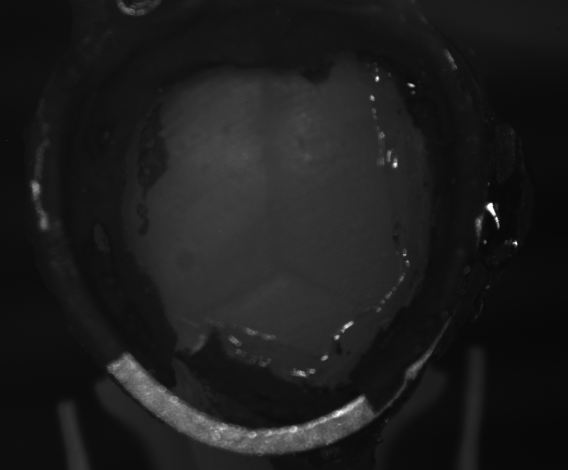
#> input picture tests/zapit/data/still_skull_B2.png, 1136 x 940 px (shown at 1/2 size); its folder holds only this picture in this run
$ python -i sample.py   (imports and definitions only)
#> lines starting #> are read from the running program, lines starting #| are printed output that depends on the picture; after the words box and inside, x2 and y2 are one past the last pixel; in counts of white or black regions, pixels touching at a corner belong together
#> further down, picture is the input picture: shape (940, 1136, 3); min 7, max 255, mean 28.6
"""The sample: bregma and a second midline point from two clicks, or registration of the mouse's last reference still.

The two points are atlas coordinates [ML, AP] in mm: bregma [0, 0] and the caller's second point [0, ap] on the midline
(MATLAB Zapit's refAP point, pointer.m refPointsStereotaxic = [0 0; 0 refAP], +AP anterior; the rig app gives it,
3 mm posterior). They set the
conversion from atlas units to the still (position, rotation and scale), so the second point's distance is in atlas mm,
scaled to each mouse by where it is clicked, not a skull landmark's (lambda is a Paxinos skull landmark the Allen atlas
does not define).

Registration scales the reference to the new image's micronsPerPixel, masks the skull and head-plate, matches ORB
features, finds the consistent ones with a RANSAC similarity and refits them as rigid (rotation and shift: the scale
is known from micronsPerPixel, and a free one put a point 100 um off on a real pair of stills). The similarity's
scale is kept only as the not-the-same-head check. It passes on enough inliers, a small turn and the masked
correlation of the equalised stills after the move; the limits, and the other tunables, are the constants below.
"""
from __future__ import annotations

from dataclasses import dataclass
from typing import cast

import numpy as np

from open_rigs.zapit.scanner import ScannerSettings

MIN_INLIERS = 30          # a registration needs at least this many RANSAC inliers ...
# ... and the equalised stills, the reference moved onto the new one, must correlate at least this inside both masks.
# A real pair 0.91, wrong pairs 0.18-0.23; an inlier residual separated nothing (always under RANSAC's).
MIN_CORRELATION = 0.6
MAX_ROTATION_DEG = 20.0   # a head-fixed mouse turns a few degrees between sessions; the skull turned 180 deg passed
MIN_OVERLAP_PX = 1000     # fewer masked pixels in common than this is no overlap to correlate
CORRELATION_BLUR_PX = 2.0
RANSAC_THRESHOLD_UM = 60.0
SCALE_TOLERANCE = 0.1     # a similarity scaling the head by more than this fraction is not the same head
ORB_FEATURES = 2000
# Dim stills: ORB runs on the contrast-equalised (CLAHE) still with a low corner threshold. OpenCV's defaults found
# 20 corners on B2's skull (mean grey 28 of 255), which never registered, even to itself (audit 24 Nov 2026).
ORB_FAST_THRESHOLD = 5
CLAHE_CLIP = 3.0
MASK_ERODE_FRACTION = 0.03   # the mask is pulled in from the skull's edge by this fraction of the image width
SATURATED = 250           # glare at or above this grey level (8 bit) is masked out


@dataclass
class Sample:
    """The two reference points in stereotaxic mm and as seen in the image (sample mm, as ``ScannerMapping`` gives
    them), with the pixels they were clicked at, so a later registration can carry them across."""
    ref_stereotaxic: np.ndarray          # (2, 2) [ML, AP]: bregma, the second point
    ref_sample_mm: np.ndarray            # (2, 2)
    ref_px: np.ndarray                   # (2, 2) [col, row] in the image
    microns_per_pixel: float
    image_size: tuple[int, int]
    method: str = "clicks"               # "clicks" or "registered"

    # [23 lines left out: functions to_dict, from_dict, sample_from_clicks, not called in this run]


# ------------------------------------------------------------------------------------------ registration
@dataclass
class Registration:
    passed: bool
    reason: str                          # why not, or what was found
    transform: np.ndarray | None         # (3, 3): reference image px -> new image px (micronsPerPixel scale, then rigid)
    inliers: int = 0
    score: float = 0.0                   # the inlier count
    correlation: float = float("nan")    # masked correlation of the equalised stills after the move
    scale: float = float("nan")          # the RANSAC similarity's scale: the not-the-same-head check only
    rotation_deg: float = float("nan")
    sample: Sample | None = None         # the reference's points carried into the new image; only when passed

    # [8 lines left out: function to_dict, not called in this run]


def grey8(img: np.ndarray) -> np.ndarray:
    a = np.asarray(img)
    if a.ndim == 3:
        a = a[..., 0]
    if a.dtype != np.uint8:
        top = 65535.0 if a.dtype == np.uint16 else max(float(a.max()), 1.0)
        a = np.clip(a.astype(np.float64) * (255.0 / top), 0, 255)
    return a.astype(np.uint8)


def skull_mask(img: np.ndarray) -> np.ndarray:
    """uint8 mask (255 inside) of the head and plate: the largest bright region (Otsu), holes filled, pulled in from
    its edge, with glare removed. The background and anything off the animal never supply features."""
    import cv2
    g = grey8(img)
    blur = cv2.GaussianBlur(g, (0, 0), 3)
    _, bw = cv2.threshold(blur, 0, 255, cv2.THRESH_BINARY + cv2.THRESH_OTSU)
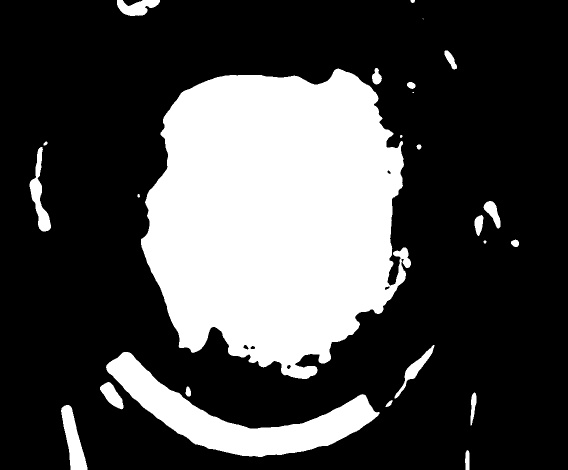
#> bw: shape (940, 1136) (shown at 1/2 size); 27.8% white; 25 white regions (2 under 20 px), largest, box (x1, y1, x2, y2) and area: (282, 137, 822, 758) 247632, (212, 704, 759, 914) 34362, (122, 810, 175, 940) 3416
    n, labels, stats, _ = cv2.connectedComponentsWithStats(bw)
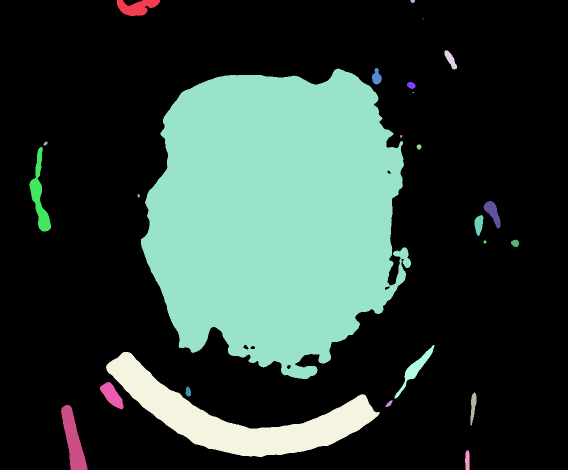
#> labels: shape (940, 1136) int32 (shown at 1/2 size); 26 distinct labels, from 0 to 25; one colour per label, 0 black
#> n = 26; stats = 26 rows, first 6: [0, 0, 1136, 940, 771201], [234, 0, 86, 32, 1743], [821, 0, 9, 6, 44], [845, 37, 2, 2, 3], [889, 101, 25, 38, 452], [282, 137, 540, 621, 247632]
    if n < 2:
        return np.zeros_like(g)
    keep = 1 + int(np.argmax(stats[1:, cv2.CC_STAT_AREA]))
#> keep = 5
    mask = (labels == keep).astype(np.uint8) * 255
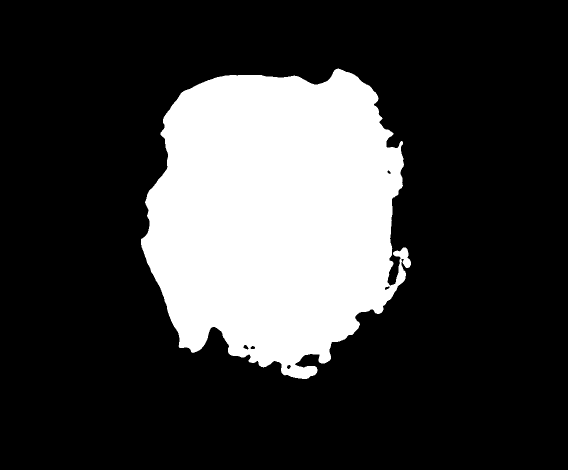
#> mask: shape (940, 1136) (shown at 1/2 size); 23.2% white; 1 white region
    contours, _ = cv2.findContours(mask, cv2.RETR_EXTERNAL, cv2.CHAIN_APPROX_SIMPLE)
#> contours = 1 contour; box (x1, y1, x2, y2) and area: (282, 137, 822, 758) 246670
    cv2.drawContours(mask, contours, -1, 255, cv2.FILLED)
#> mask: shape (940, 1136); 23.2% white; 1 white region, box (x1, y1, x2, y2) and area: (282, 137, 822, 758) 247840
    k = max(1, int(g.shape[1] * MASK_ERODE_FRACTION))
#> k = 34
    mask = cv2.erode(mask, cv2.getStructuringElement(cv2.MORPH_ELLIPSE, (2 * k + 1, 2 * k + 1)))
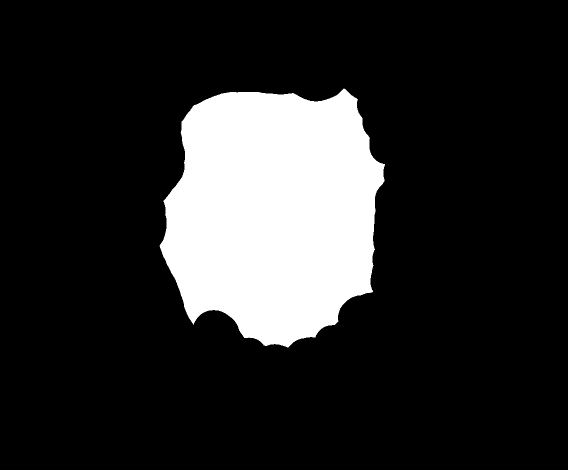
#> mask: shape (940, 1136) (shown at 1/2 size); 16.7% white; 1 white region, box (x1, y1, x2, y2) and area: (319, 177, 770, 695) 178608
    mask[g >= SATURATED] = 0
    return mask


def _fail(reason, **kw) -> Registration:
    return Registration(False, reason, kw.pop("transform", None), **kw)


# [77 lines left out: functions _rigid, correlation, register_sample, not called in this run]

>>> import cv2
>>> picture = cv2.imread('../../../tests/zapit/data/still_skull_B2.png')
>>> result = skull_mask(picture)

$ run again, on tests/zapit/data/still_skull_offcentre_B2.png
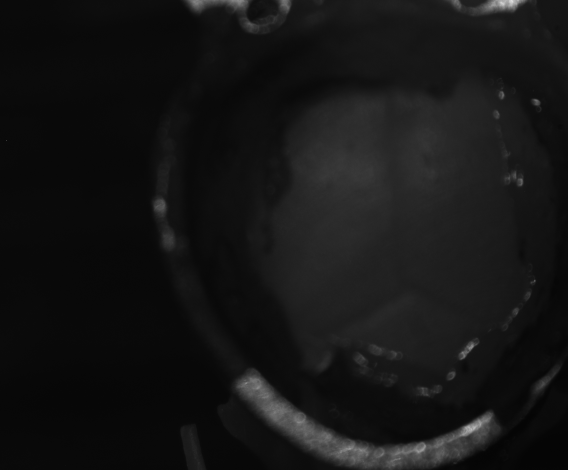
#> input picture tests/zapit/data/still_skull_offcentre_B2.png, 1136 x 940 px (shown at 1/2 size)
#> picture is the input picture: shape (940, 1136, 3); min 4, max 228, mean 20.7
#> bw: shape (940, 1136); 25.9% white; 24 white regions (4 under 20 px), largest, box (x1, y1, x2, y2) and area: (542, 158, 1051, 743) 212813, (466, 736, 1003, 940) 34703, (862, 0, 1075, 60) 6635
#> in skull_mask, `n, labels, stats, _ = cv2.connectedComponentsWithStats(bw)`:
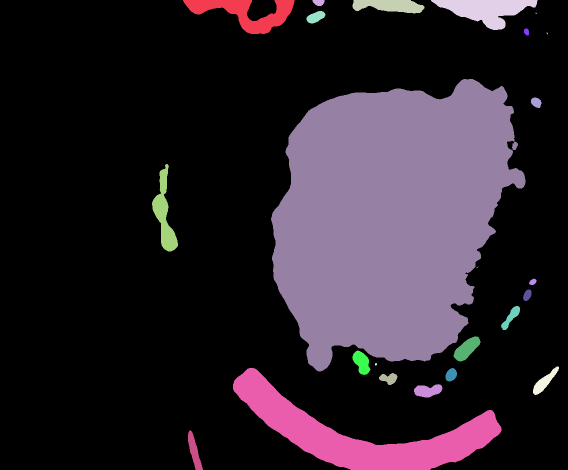
#> labels: shape (940, 1136) int32 (shown at 1/2 size); 25 distinct labels, from 0 to 24; one colour per label, 0 black
#> n = 25; stats = 25 rows, first 6: [0, 0, 1136, 940, 791447], [366, 0, 223, 68, 6590], [625, 0, 24, 12, 227], [705, 0, 144, 27, 2841], [862, 0, 213, 60, 6635], [613, 22, 38, 25, 614]
#> keep = 9
#> contours = 1 contour; box (x1, y1, x2, y2) and area: (542, 158, 1051, 743) 211820
#> in skull_mask, `mask = cv2.erode(mask, cv2.getStructuringElement(cv2.MORPH_ELLIPSE, (2..`:
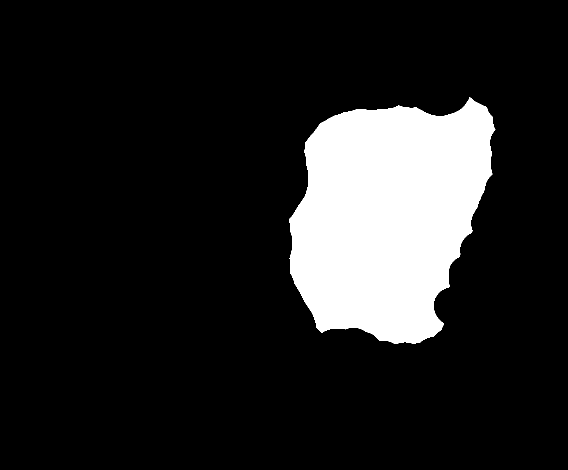
#> mask: shape (940, 1136) (shown at 1/2 size); 13.9% white; 1 white region, box (x1, y1, x2, y2) and area: (578, 194, 991, 688) 148644
